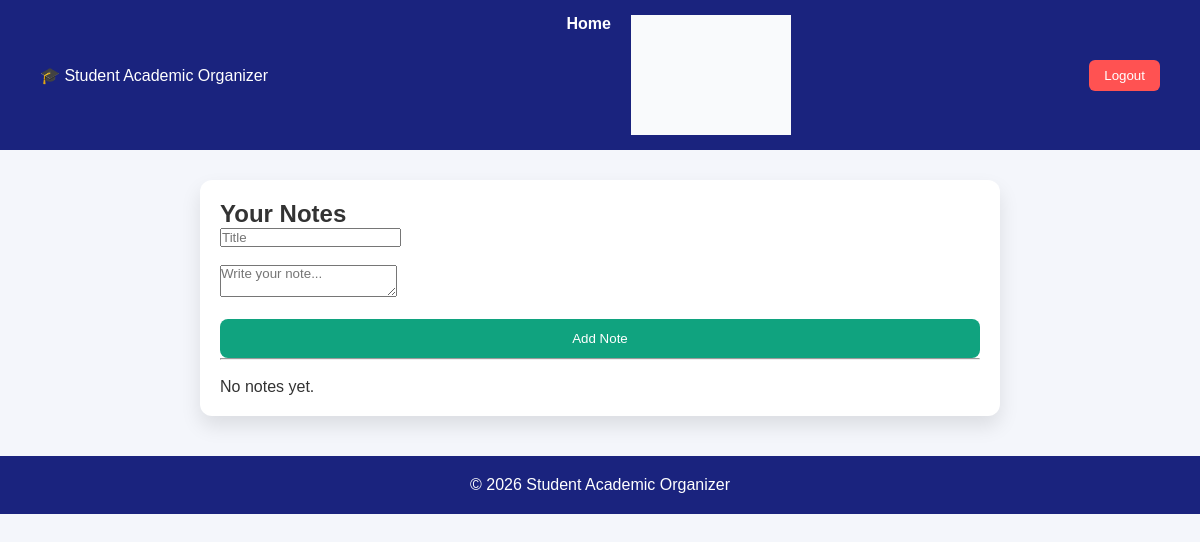
The app's page /notes/ (signed in), older data.
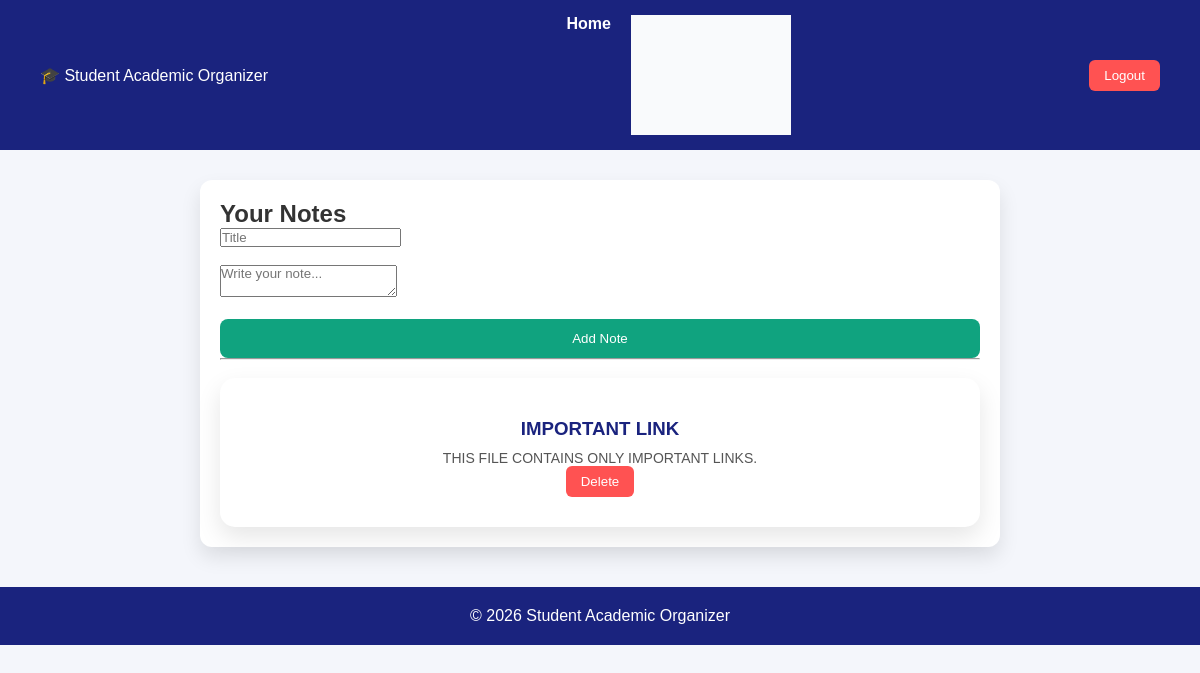
The same page, newer data.
### myapp/models.py (models this page shows, shortened)
class Note(models.Model):
    user = models.ForeignKey(User, on_delete=models.CASCADE, related_name="notes")
    title = models.CharField(max_length=200)
    content = models.TextField()
    created_at = models.DateTimeField(auto_now_add=True)
    class Meta:
        ordering = ['-created_at']

### myapp/views.py (the view, shortened to what this page needs)
# urls.py: path('notes/', views.notes, name='notes'),
@login_required
def notes(request):
    notes = Note.objects.filter(user=request.user).order_by('-created_at')
    return render(request, 'notes.html', {
        'notes': notes
    })

### myapp/templates/notes.html (shortened to what this page needs)
{% extends 'base.html' %}
{% block content %}
<div class="module-container">
  <h2>Your Notes</h2>
  <form method="POST">
    <input type="text" name="title" placeholder="Title" required><br><br>
    <textarea name="content" placeholder="Write your note..." required></textarea><br><br>
    <button class="login-btn">Add Note</button>
  </form>
  <hr><br>
  {% for note in notes %}
    <div class="card">
      <h3>{{ note.title }}</h3>
      <p>{{ note.content }}</p>
      <form method="POST" action="{% url 'delete_note' note.id %}">
        <button class="logout-btn">Delete</button>
      </form>
    </div>
  {% empty %}
    <p>No notes yet.</p>
  {% endfor %}
</div>
{% endblock %}

Row changes from the older to the newer data that the page shows:
added Note: title "IMPORTANT LINK", content "THIS FILE CONTAINS ONLY IMPORTANT LINKS."
Text that changed along with them:
text no longer shown: "No notes yet."
